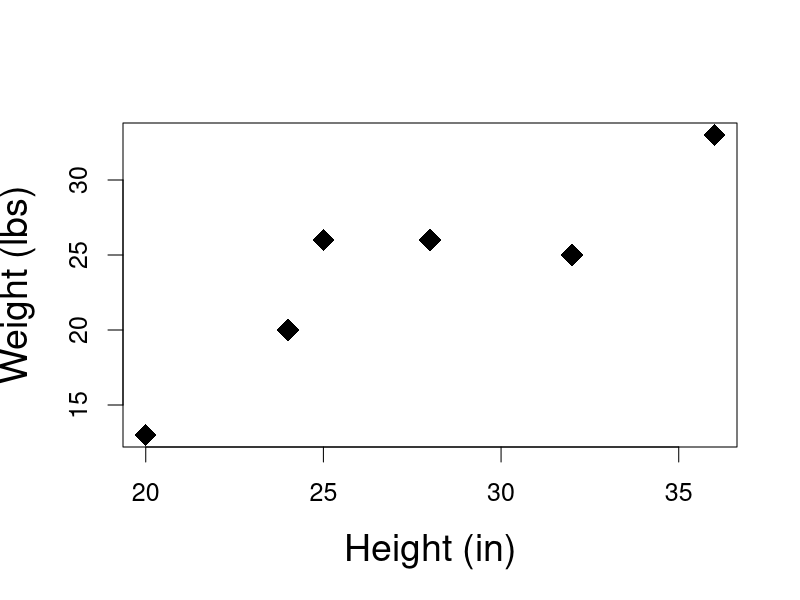
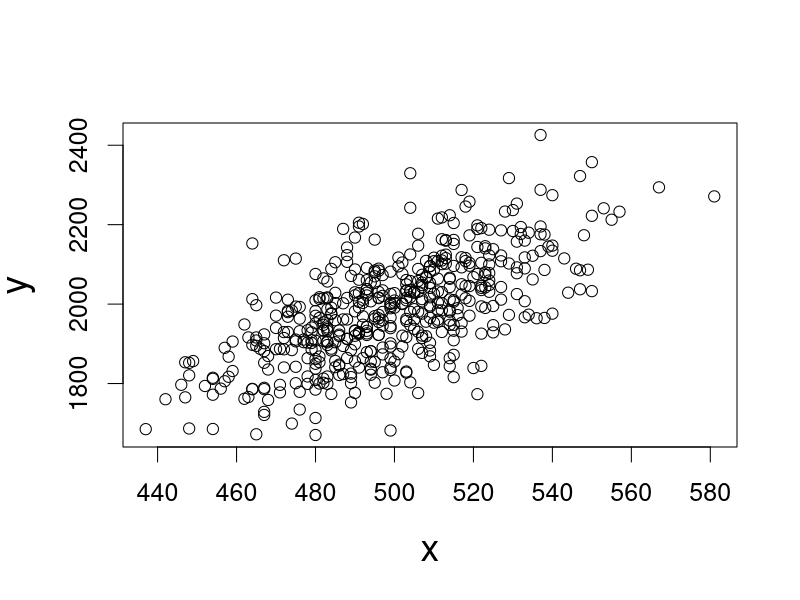
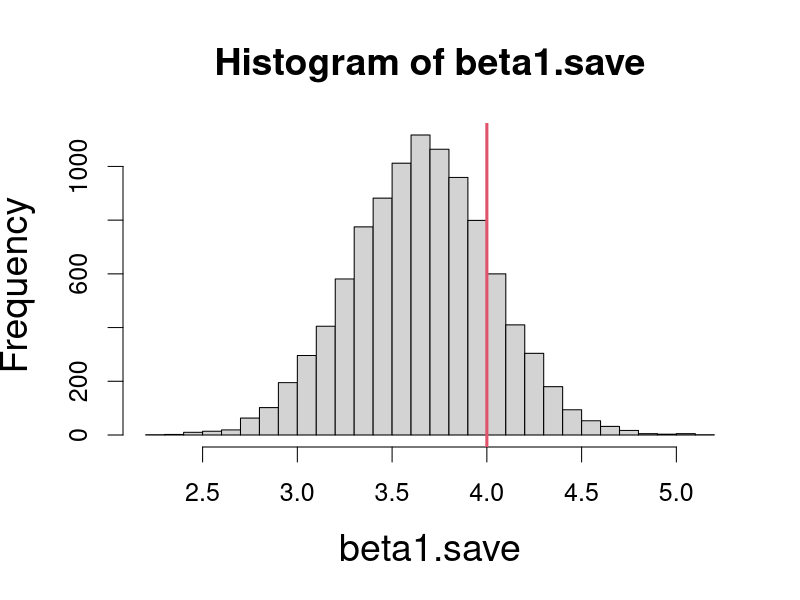
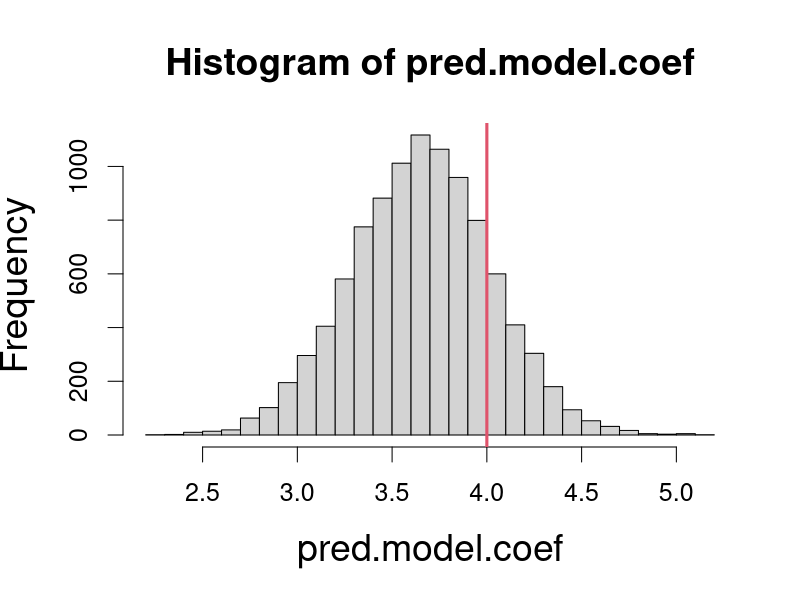
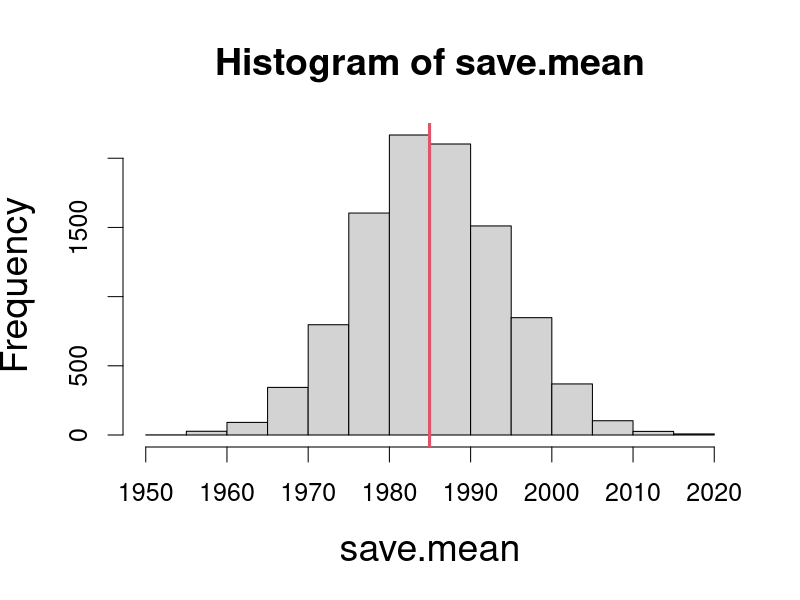
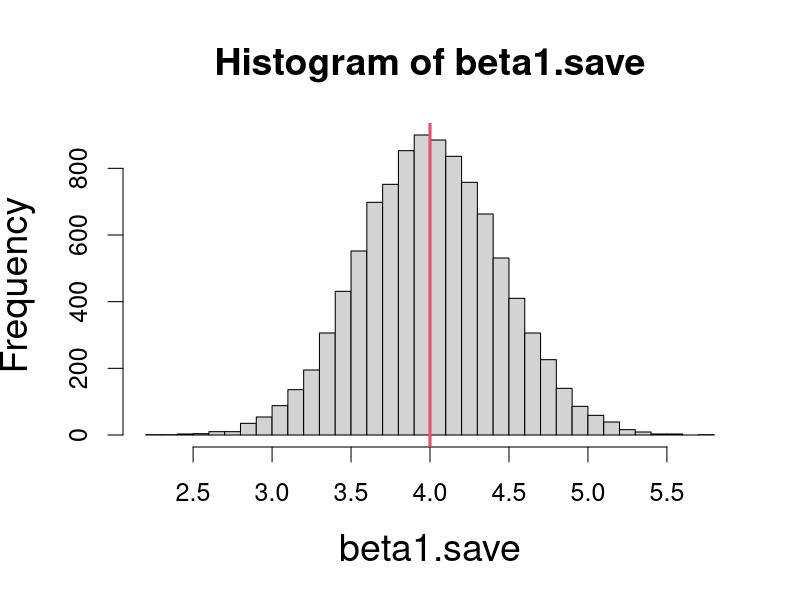

These charts were generated, in order, by the following R code:
## ---- chunk 1
library(tidyverse)
library(kableExtra)
library(magrittr)
library(knitr)

#knitr::purl(input="../FW552/Ratio.qmd",output="../FW552/Ratio.r")
## ---- chunk 2
tk =data.frame(Indiv=1:6,
               height = c(32,24,28,20,36,25), #inches
               weight = c(25,20,26,13,33,26) #pounds
               )

mu.weight = mean(tk$weight)
mu.height = mean(tk$height)

tk %>% 
  kable(table.attr = 'data-quarto-disable-processing="true"') %>% 
  kableExtra::kable_styling(bootstrap_options = c("striped"), full_width = FALSE,font_size = 30)

## ---- chunk 3
par(cex.lab=1.5,cex.main=1.5,cex=1.5)
plot(tk$height,tk$weight,xlab="Height (in)",ylab="Weight (lbs)",pch=18,cex=2)
## ---- chunk 4
indiv.index=t(utils::combn(1:6,4))

weight.all=data.frame(cbind(
            matrix(1:15,ncol=1),
            matrix(tk$weight[indiv.index],ncol=4,byrow = TRUE)))

weight.all$means = apply(weight.all[,-1],1,mean)

colnames(weight.all)=c("Sample.Number","Indiv.1","Indiv.2","Indiv.3","Indiv.4","means")

weight.all %>% 
  kable(table.attr = 'data-quarto-disable-processing="true"') %>% 
  kableExtra::kable_styling(bootstrap_options = c("striped"), full_width = FALSE,font_size = 30)
## ---- chunk 5
indiv.index=t(utils::combn(1:6,4))

height.all=data.frame(cbind(
            matrix(1:15,ncol=1),
            matrix(tk$height[indiv.index],ncol=4,byrow = TRUE)))

height.all$means = apply(height.all[,-1],1,mean)

colnames(height.all)=c("Sample.Number","Indiv.1","Indiv.2","Indiv.3","Indiv.4","means")

height.all %>% 
  kable(table.attr = 'data-quarto-disable-processing="true"') %>% 
  kableExtra::kable_styling(bootstrap_options = c("striped"), full_width = FALSE,font_size = 30)
## ---- chunk 6

ratio.df = data.frame(cbind(
            matrix(1:15,ncol=1),
            height.all$means,
            weight.all$means),
            weight.all$means/height.all$means*mu.height)
colnames(ratio.df)=c("Sample.Number","Primary.Weight","Aux.Height", "Ratio")

ratio.mean = mean(ratio.df$Ratio)

ratio.df %>% 
  kable(table.attr = 'data-quarto-disable-processing="true"') %>% 
  kableExtra::kable_styling(bootstrap_options = c("striped"), full_width = FALSE,font_size = 30)

## ---- chunk 7
#calculate expected variance for the weight
exp.sample.var = mean(apply(weight.all[,c(2,3,4,5)],1,var)/4 * (1-4/6))

#calculate expected variance of ratio estimator
y=as.matrix(weight.all[,c(2,3,4,5)])
x=as.matrix(height.all[,c(2,3,4,5)])
ratio.var=rep(0,nrow(y))
for(i in 1:nrow(y)){
ratio.var[i] = 1/(4-1)*sum((y[i,]- (mean(y[i,])/mean(x[i,]))*x[i,])^2)
}
var.pop.mean = ((6-4)/6)*(ratio.var/4)

exp.ratio.var= mean(var.pop.mean)
## ---- chunk 8
# Setup
  N = 500
  set.seed(453543)
  x = rpois(N, 500)

# Fixed 
  beta0 = -5
  beta1 = 4
  sigma = 100

# Random variation- inducing some not perfect correlation
  set.seed(1453543)
  epsilon = rnorm(N, 0, sigma)

# Derive y  
  y = beta0 + beta1*x + epsilon
  

# True population mean
  mean(y)
  
## ---- chunk 9
plot(x,y)
## ---- chunk 10
nsim = 10000
pred.model.coef = beta1.save = save.mean=rep(NA, nsim)


for(i in 1:nsim){
  
# Sample size
  n = 100  
  
  #simple random sample
  index = sample(1:N,n)
  
  #Eqns in Section 8.1
  beta1.save[i] = sum((x[index]-mean(x[index]))*(y[index]-mean(y[index])))/sum((x[index]-mean(x[index]))^2)
  beta0 = mean(y[index]) - beta1.save[i] * mean(x[index])
  save.mean[i] =  beta0 + beta1.save[i]*mean(x)
  
  pred.model.coef[i] = coef(lm(y[index]~x[index]))[2]
  
}


## ---- chunk 11
hist(beta1.save,breaks=25)
abline(v=beta1,lwd=3,col=2)
mean(beta1.save)-beta1
## ---- chunk 12
hist(pred.model.coef,breaks=25)
abline(v=beta1,lwd=3,col=2)
mean(beta1.save)-beta1
## ---- chunk 13
hist(save.mean)
abline(v=mean(y),lwd=3,col=2)
mean(save.mean)-mean(y)
## ---- chunk 14
nsim=10000
pred.model.coef= beta1.save = save.mean=rep(NA, nsim)

 N = 500
  set.seed(453543)
  x = rpois(N, 500)

# Fixed 
  beta0 = -5
  beta1 = 4
  sigma = 100


  

for(i in 1:nsim){

# True is now changing!    
  epsilon = rnorm(N, 0, sigma)
  y = beta0 + beta1*x + epsilon

# Sample size
  n = 100  
  
# simple random sample
  index=sample(1:N,n)
  
# Eqns in Section 8.1
  beta1.save[i] = sum((x[index]-mean(x[index]))*(y[index]-mean(y[index])))/sum((x[index]-mean(x[index]))^2)
  beta0 = mean(y[index]) - beta1.save[i] * mean(x[index])
  save.mean[i] =  beta0 + beta1.save[i]*mean(x)
  
  pred.model.coef[i]=coef(lm(y[index]~x[index]))[2]
  
}

## ---- chunk 15
hist(beta1.save,breaks=25)
abline(v=beta1,lwd=3,col=2)
mean(beta1.save)-beta1
